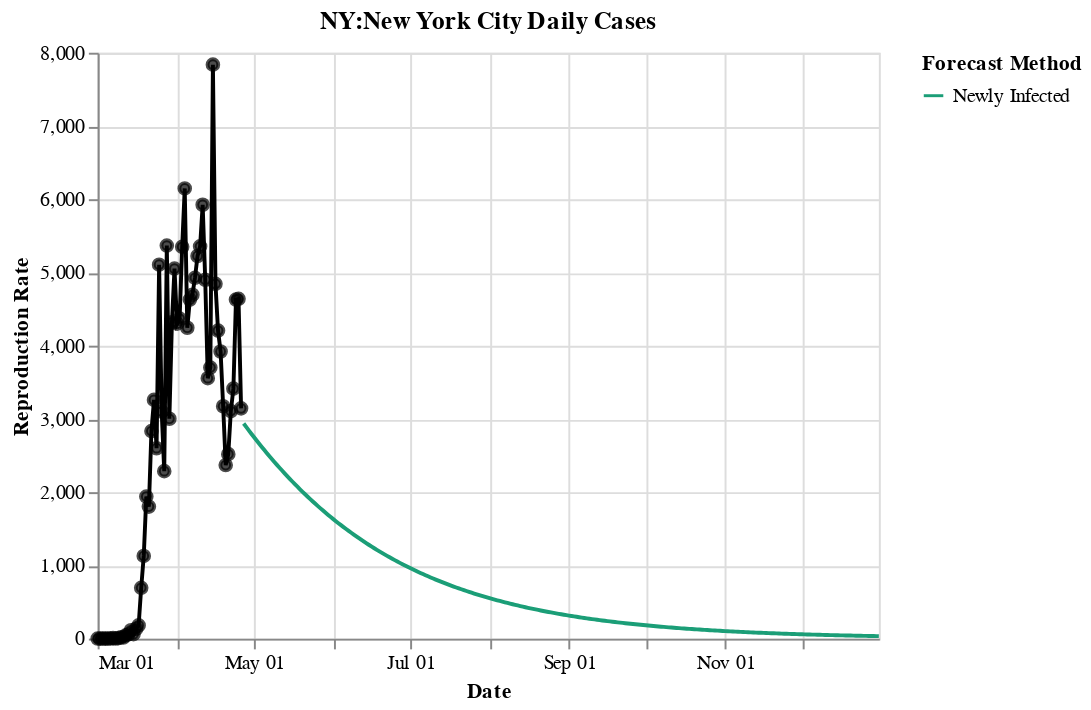

Notebook source saved alongside this figure:
### Code cell
importlib.reload(charts_empirical)
c = charts_empirical.plot_daily_cases(d)
c

### Figure 1 — Vega-Lite specification as saved in the notebook (floating-point values rounded to 4 significant figures; data arrays with more than 128 entries replaced by an {"elided": "..."} marker saying what was removed)
{"config": {"view": {"continuousWidth": 400, "continuousHeight": 300}}, "layer": [{"mark": "line", "encoding": {"color": {"type": "nominal", "field": "Forecast Method", "scale": {"scheme": "dark2"}}, "tooltip": [{"type": "ordinal", "field": "date", "format": "%b %d", "timeUnit": "utcmonthdate", "title": "Date"}, {"type": "quantitative", "field": "Fit", "format": ".0f", "title": "New Cases"}, {"type": "nominal", "field": "Forecast Method"}], "x": {"type": "temporal", "axis": {"format": "%b %d"}, "field": "date", "title": "Date"}, "y": {"type": "quantitative", "field": "Newly Infected", "scale": {}, "title": "Reproduction Rate"}}, "title": "NY:New York City Daily Cases", "transform": [{"fold": ["Newly Infected"], "as": ["Forecast Method", "Fit"]}]}, {"mark": {"type": "line", "color": "black"}, "encoding": {"x": {"type": "temporal", "field": "date"}, "y": {"type": "quantitative", "field": "Daily Cases"}}}, {"mark": {"type": "point", "color": "black", "fill": "black"}, "encoding": {"x": {"type": "temporal", "field": "date"}, "y": {"type": "quantitative", "field": "Daily Cases"}}}], "data": {"name": "data-ae7c21e5c356a9aa94856c58f852f8ce"}, "$schema": "https://vega.github.io/schema/vega-lite/v4.8.1.json", "datasets": {"data-ae7c21e5c356a9aa94856c58f852f8ce": {"elided": "306 records"}}}
